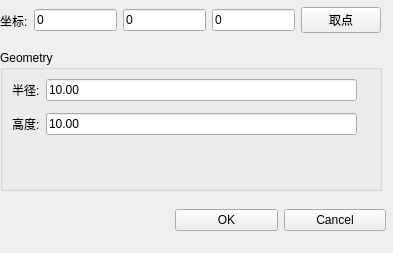
<?xml version="1.0" encoding="UTF-8"?>
<ui version="4.0">
 <class>CreateCylinder</class>
 <widget class="QWidget" name="CreateCylinder">
  <property name="geometry">
   <rect>
    <x>0</x>
    <y>0</y>
    <width>393</width>
    <height>253</height>
   </rect>
  </property>
  <property name="windowTitle">
   <string>CreateCylinder</string>
  </property>
  <widget class="QWidget" name="horizontalLayoutWidget">
   <property name="geometry">
    <rect>
     <x>0</x>
     <y>0</y>
     <width>381</width>
     <height>41</height>
    </rect>
   </property>
   <layout class="QHBoxLayout" name="horizontalLayout">
    <item>
     <widget class="QLabel" name="label">
      <property name="text">
       <string>坐标:</string>
      </property>
     </widget>
    </item>
    <item>
     <widget class="QLineEdit" name="lineEditX">
      <property name="text">
       <string>0</string>
      </property>
     </widget>
    </item>
    <item>
     <widget class="QLineEdit" name="lineEditY">
      <property name="text">
       <string>0</string>
      </property>
     </widget>
    </item>
    <item>
     <widget class="QLineEdit" name="lineEditZ">
      <property name="text">
       <string>0</string>
      </property>
     </widget>
    </item>
    <item>
     <widget class="QPushButton" name="buttonGetPoint">
      <property name="text">
       <string>取点</string>
      </property>
     </widget>
    </item>
   </layout>
  </widget>
  <widget class="QGroupBox" name="groupBox_2">
   <property name="geometry">
    <rect>
     <x>0</x>
     <y>50</y>
     <width>382</width>
     <height>141</height>
    </rect>
   </property>
   <property name="title">
    <string>Geometry</string>
   </property>
   <layout class="QFormLayout" name="formLayout">
    <item row="0" column="0">
     <widget class="QLabel" name="label_2">
      <property name="text">
       <string>半径:</string>
      </property>
     </widget>
    </item>
    <item row="0" column="1">
     <layout class="QHBoxLayout" name="horizontalLayout_2">
      <item>
       <widget class="QLineEdit" name="lineEditRadius">
        <property name="text">
         <string>10.00</string>
        </property>
       </widget>
      </item>
      <item>
       <widget class="QLabel" name="label_5">
        <property name="text">
         <string/>
        </property>
       </widget>
      </item>
     </layout>
    </item>
    <item row="2" column="1">
     <layout class="QHBoxLayout" name="horizontalLayout_3"/>
    </item>
    <item row="3" column="0">
     <widget class="QLabel" name="label_4">
      <property name="text">
       <string>高度:</string>
      </property>
     </widget>
    </item>
    <item row="3" column="1">
     <layout class="QHBoxLayout" name="horizontalLayout_4">
      <item>
       <widget class="QLineEdit" name="lineEditHeight">
        <property name="text">
         <string>10.00</string>
        </property>
       </widget>
      </item>
      <item>
       <widget class="QLabel" name="label_6">
        <property name="text">
         <string/>
        </property>
       </widget>
      </item>
     </layout>
    </item>
   </layout>
  </widget>
  <widget class="QWidget" name="horizontalLayoutWidget_2">
   <property name="geometry">
    <rect>
     <x>175</x>
     <y>200</y>
     <width>211</width>
     <height>41</height>
    </rect>
   </property>
   <layout class="QHBoxLayout" name="horizontalLayout_5">
    <item>
     <widget class="QPushButton" name="pushButton_OK">
      <property name="text">
       <string>OK</string>
      </property>
     </widget>
    </item>
    <item>
     <widget class="QPushButton" name="pushButton_Cancel">
      <property name="text">
       <string>Cancel</string>
      </property>
     </widget>
    </item>
   </layout>
  </widget>
 </widget>
 <resources/>
 <connections/>
</ui>
